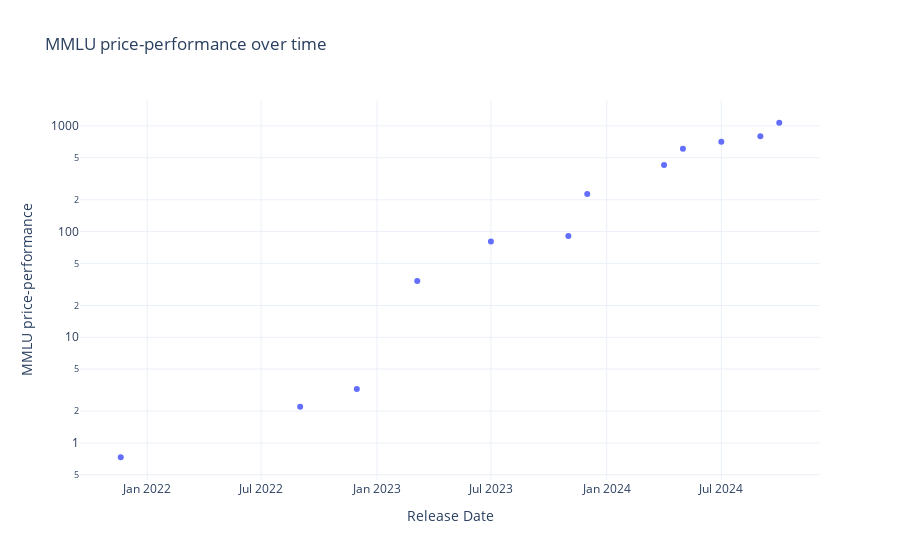

Here is the notebook cell this chart was saved with:
### Code cell
# Construct a list of 'Model Name' values that were ever in the top-n based on 'MMLU price-performance'
top_n = 1
aa_df = aa_df.sort_values(by='Release Date')
ever_top_n_models = set()

unique_dates = aa_df['Release Date'].sort_values().unique()

for date in unique_dates:
    df_up_to_date = aa_df[aa_df['Release Date'] <= date]
    top_n_models = df_up_to_date.nlargest(top_n, 'MMLU price-performance')
    top_n_model_names = top_n_models['Model Name and Date'].tolist()
    ever_top_n_models.update(top_n_model_names)

ever_top_n_list = sorted(ever_top_n_models)
print(ever_top_n_list)

# Plot top-n models over time
fig = px.scatter(aa_df[aa_df['Model Name and Date'].isin(ever_top_n_list)], x='Release Date', y='MMLU price-performance', title='MMLU price-performance over time', hover_data=['Model Name and Date'])
fig.update_layout(yaxis_type='log')
fig.show()

### Figure 1 — Plotly figure (JSON) as saved in the notebook; plotly's stock layout.template omitted (floating-point values rounded to 4 significant figures)
{"data": [{"customdata": [["GPT-3 (2021-11)"], ["GPT-3 (2022-09)"], ["GPT-3.5 (2022-11)"], ["GPT-3.5 Turbo (2023-03)"], ["Llama-2-Chat-13B (2023-07)"], ["GPT-3.5 Turbo (2023-11)"], ["Llama 2-7B (2023-12)"], ["Llama-3-Instruct-8B (2024-04)"], ["Gemini-1.5-Flash-2024-05 (2024-05)"], ["Llama-3.1-Instruct-8B (2024-07)"], ["Llama-3.2-Instruct-3B (2024-09)"], ["Gemini-1.5-Flash-8B (2024-10)"]], "hovertemplate": "Release Date=%{x}<br>MMLU price-performance=%{y}<br>Model Name and Date=%{customdata[0]}<extra></extra>", "legendgroup": "", "marker": {"color": "#636efa", "symbol": "circle"}, "mode": "markers", "name": "", "orientation": "v", "showlegend": false, "type": "scatter", "x": ["2021-11-20T00:00:00", "2022-09-01T00:00:00", "2022-11-30T00:00:00", "2023-03-06T00:00:00", "2023-07-01T00:00:00", "2023-11-01T00:00:00", "2023-12-01T00:00:00", "2024-04-01T00:00:00", "2024-05-01T00:00:00", "2024-07-01T00:00:00", "2024-09-01T00:00:00", "2024-10-01T00:00:00"], "xaxis": "x", "y": [0.7317, 2.195, 3.24, 34, 80.36, 90.67, 226.5, 426.7, 607.7, 710, 800, 1071.0], "yaxis": "y"}], "layout": {"legend": {"tracegroupgap": 0}, "title": {"text": "MMLU price-performance over time"}, "xaxis": {"anchor": "y", "domain": [0, 1], "title": {"text": "Release Date"}}, "yaxis": {"anchor": "x", "domain": [0, 1], "title": {"text": "MMLU price-performance"}, "type": "log"}}}
